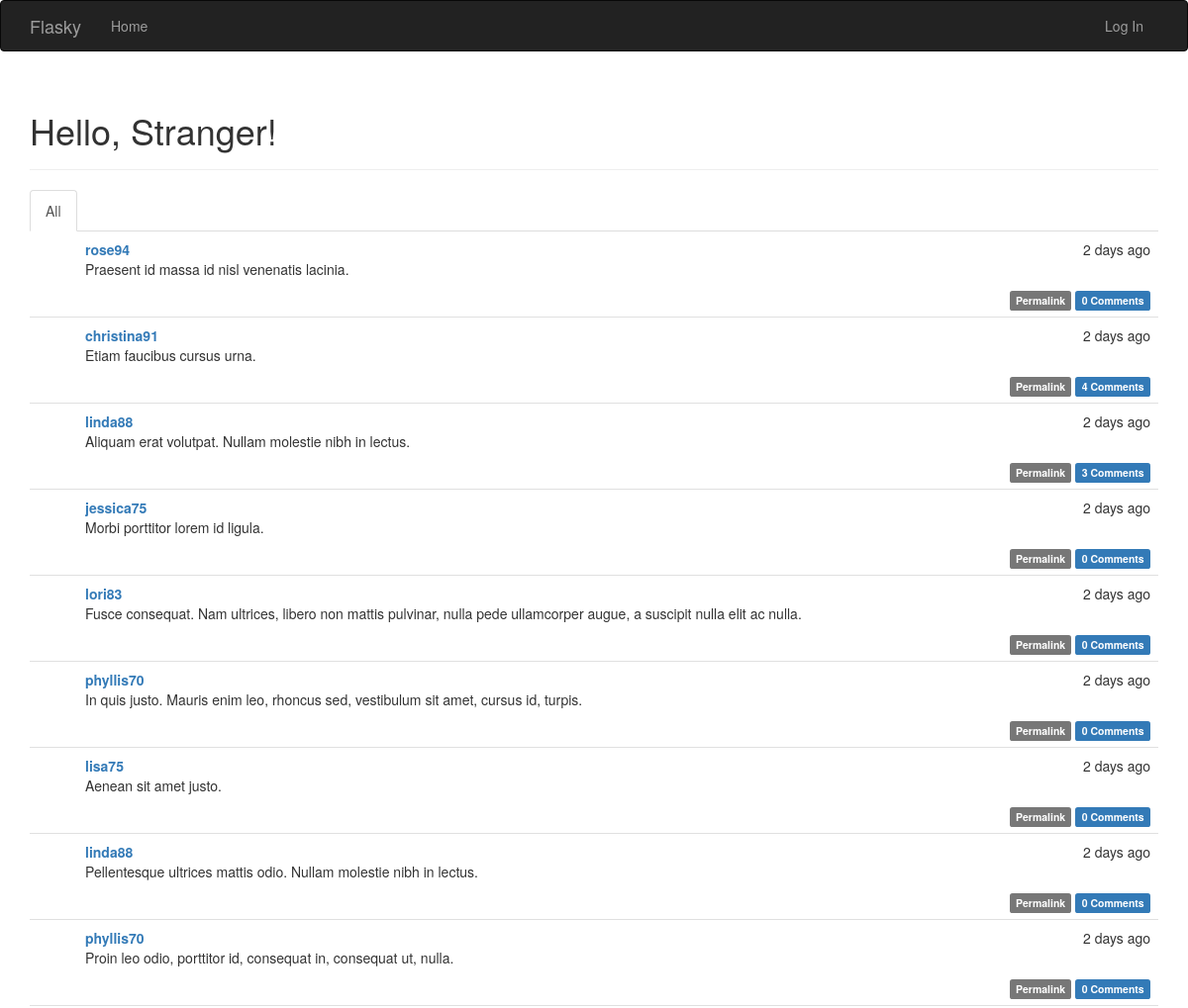
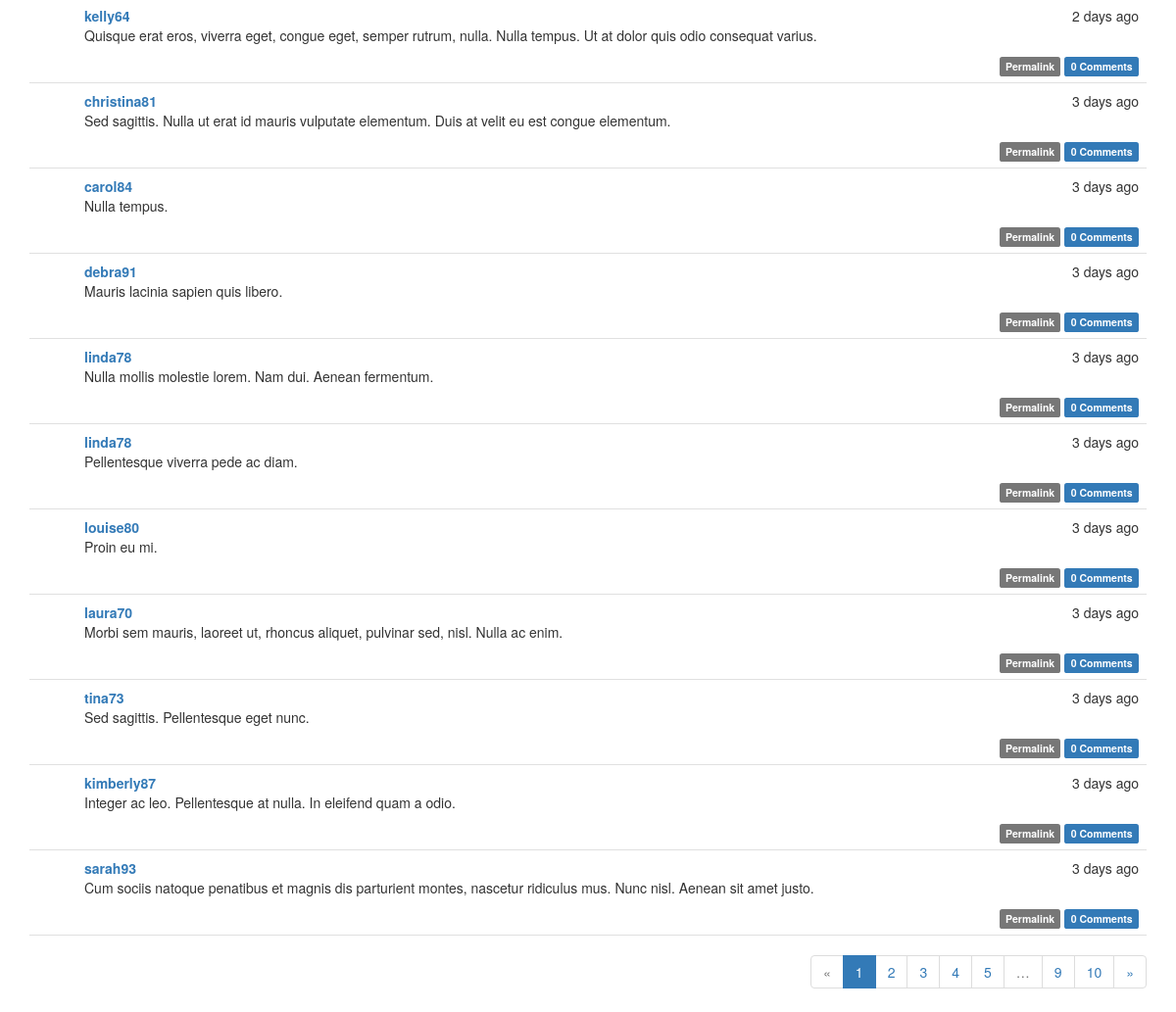
The page / on the database its author committed (2 pictures, top to bottom).
### app/models.py (models this page shows, shortened)
class Post(db.Model):
    __tablename__ = 'posts'
    id = db.Column(db.Integer, primary_key=True)
    body = db.Column(db.Text)
    timestamp = db.Column(db.DateTime, index=True, default=datetime.utcnow)
    author_id = db.Column(db.Integer, db.ForeignKey('users.id'))
    body_html = db.Column(db.Text)
    comments = db.relationship('Comment', backref='post', lazy='dynamic')

class User(UserMixin, db.Model):
    __tablename__ = 'users'
    id = db.Column(db.Integer, primary_key=True)
    username = db.Column(db.String(64), unique=True, index=True)
    email = db.Column(db.String(64), unique=True, index=True)
    role_id = db.Column(db.Integer, db.ForeignKey('roles.id'))
    password_hash = db.Column(db.String(128))
    confirmed = db.Column(db.Boolean, default=False)
    name = db.Column(db.String(64))
    location = db.Column(db.String(64))
    about_me = db.Column(db.Text)
    member_since = db.Column(db.DateTime(), default=datetime.utcnow)
    last_seen = db.Column(db.DateTime(), default=datetime.utcnow)
    posts = db.relationship('Post', backref='author', lazy='dynamic')
    followed = db.relationship('Follow',
                               foreign_keys=[Follow.follower_id],
                               backref=db.backref('follower', lazy='joined'),
                               lazy='dynamic',
                               cascade='all, delete-orphan')
    followers = db.relationship('Follow',
                                foreign_keys=[Follow.followed_id],
                                backref=db.backref('followed', lazy='joined'),
                                lazy='dynamic',
                                cascade='all, delete-orphan')
    comments = db.relationship('Comment', backref='author', lazy='dynamic')
    @property
    def password(self):
        raise AttributeError('password is not a readable attribute')

### app/main/views.py (the view)
@main.route('/', methods=['GET', 'POST'])
def index():
    form = PostForm()
    if current_user.can(Permission.WRITE_ARTICLES) and form.validate_on_submit():
        post = Post(body=form.body.data, author=current_user._get_current_object())
        db.session.add(post)
        return redirect(url_for('.index'))
    page = request.args.get('page', 1, type=int)
    show_followed = False
    if current_user.is_authenticated:
        show_followed = bool(request.cookies.get('show_followed', ''))
    if show_followed:
        query = current_user.followed_posts
    else:
        query = Post.query
    pagination = query.order_by(Post.timestamp.desc()).paginate(
        page, per_page=current_app.config['FLASKY_POSTS_PER_PAGE'],
        error_out=False)
    posts = pagination.items
    return render_template('index.html', form=form, posts=posts,
                           show_followed=show_followed, pagination=pagination)

### app/auth/views.py (called while the page is built)
@auth.before_app_request
def before_request():
    if current_user.is_authenticated:
        current_user.ping()
        if not current_user.confirmed \
                and request.endpoint[:5] != 'auth.' \
                and request.endpoint != 'static':
            return redirect(url_for('auth.unconfirmed'))

### app/main/__init__.py (called while the page is built)
@main.app_context_processor
def inject_permissions():
    return dict(Permission=Permission)

### app/models.py (called while the page is built)
    def can(self, permissions):
        return False

    def is_administrator(self):
        return False

### app/templates/index.html (shortened to what this page needs)
{% extends "base.html" %}
{% import "bootstrap/wtf.html" as wtf %}
{% import "_macros.html" as macros %}
{% block page_content %}
<div class="page-header">
    <h1>Hello, {% if current_user.is_authenticated %}{{ current_user.username }}{% else %}Stranger{% endif %}!</h1>
</div>
<div class="post-tabs">
    <ul class="nav nav-tabs">
        <li{% if not show_followed %} class="active"{% endif %}><a href="{{ url_for('.show_all') }}">All</a></li>
    </ul>
    {% include '_posts.html' %}
</div>
{% if pagination %}
<div class="pagination">
    {{ macros.pagination_widget(pagination, '.index') }}
</div>
{% endif %}
{% endblock %}

### app/templates/_posts.html (shortened to what this page needs)
<ul class="posts">
    {% for post in posts %}
    <li class="post">
        <div class="post-content">
            <div class="post-date">{{ moment(post.timestamp).fromNow() }}</div>
            <div class="post-author"><a href="{{ url_for('.user', username=post.author.username) }}">{{ post.author.username }}</a></div>
            <div class="post-body">
                {% if post.body_html %}
                    {{ post.body_html | safe }}
                {% else %}
                    {{ post.body }}
                {% endif %}
            </div>
            <div class="post-footer">
                <a href="{{ url_for('.post', id=post.id) }}">
                    <span class="label label-default">Permalink</span>
                </a>
                <a href="{{ url_for('.post', id=post.id) }}#comments">
                    <span class="label label-primary">{{ post.comments.count() }} Comments</span>
                </a>
            </div>
        </div>
    </li>
    {% endfor %}
</ul>

### app/static/styles.css (style rules this page uses)
div.post-tabs { margin-top: 16px; }
ul.posts { list-style-type: none; padding: 0px; margin: 16px 0px 0px 0px; border-top: 1px solid #e0e0e0; }
div.post-tabs ul.posts { margin: 0px; border-top: none; }
ul.posts li.post { padding: 8px; border-bottom: 1px solid #e0e0e0; }
div.post-date { float: right; }
div.post-author { font-weight: bold; }
div.post-content { margin-left: 48px; min-height: 48px; }
div.post-footer { text-align: right; }
div.pagination { width: 100%; text-align: right; padding: 0px; margin: 0px; }

### rows shown on the page
Post: timestamp "2 days ago", author.username "rose94", body_html "Praesent id massa id nisl venenatis lacinia.", comments.count "0"
Post: timestamp "2 days ago", author.username "christina91", body_html "Etiam faucibus cursus urna.", comments.count "4"
Post: timestamp "2 days ago", author.username "linda88", body_html "Aliquam erat volutpat. Nullam molestie nibh in lectus.", comments.count "3"
Post: timestamp "2 days ago", author.username "jessica75", body_html "Morbi porttitor lorem id ligula.", comments.count "0"
Post: timestamp "2 days ago", author.username "lori83", body_html "Fusce consequat. Nam ultrices, libero non mattis pulvinar, nulla pede ullamcorper augue, a suscipit nulla elit ac nulla.", comments.count "0"
Post: timestamp "2 days ago", author.username "phyllis70", body_html "In quis justo. Mauris enim leo, rhoncus sed, vestibulum sit amet, cursus id, turpis.", comments.count "0"
Post: timestamp "2 days ago", author.username "lisa75", body_html "Aenean sit amet justo.", comments.count "0"
Post: timestamp "2 days ago", author.username "linda88", body_html "Pellentesque ultrices mattis odio. Nullam molestie nibh in lectus.", comments.count "0"
Post: timestamp "2 days ago", author.username "phyllis70", body_html "Proin leo odio, porttitor id, consequat in, consequat ut, nulla.", comments.count "0"
Post: timestamp "2 days ago", author.username "kelly64", body_html "Quisque erat eros, viverra eget, congue eget, semper rutrum, nulla. Nulla tempus. Ut at dolor quis odio consequat varius.", comments.count "0"
Post: timestamp "3 days ago", author.username "christina81", body_html "Sed sagittis. Nulla ut erat id mauris vulputate elementum. Duis at velit eu est congue elementum.", comments.count "0"
Post: timestamp "3 days ago", author.username "carol84", body_html "Nulla tempus.", comments.count "0"
Post: timestamp "3 days ago", author.username "debra91", body_html "Mauris lacinia sapien quis libero.", comments.count "0"
Post: timestamp "3 days ago", author.username "linda78", body_html "Nulla mollis molestie lorem. Nam dui. Aenean fermentum.", comments.count "0"
Post: timestamp "3 days ago", author.username "linda78", body_html "Pellentesque viverra pede ac diam.", comments.count "0"
Post: timestamp "3 days ago", author.username "louise80", body_html "Proin eu mi.", comments.count "0"
Post: timestamp "3 days ago", author.username "laura70", body_html "Morbi sem mauris, laoreet ut, rhoncus aliquet, pulvinar sed, nisl. Nulla ac enim.", comments.count "0"
Post: timestamp "3 days ago", author.username "tina73", body_html "Sed sagittis. Pellentesque eget nunc.", comments.count "0"
Post: timestamp "3 days ago", author.username "kimberly87", body_html "Integer ac leo. Pellentesque at nulla. In eleifend quam a odio.", comments.count "0"
Post: timestamp "3 days ago", author.username "sarah93", body_html "Cum sociis natoque penatibus et magnis dis parturient montes, nascetur ridiculus mus. Nunc nisl. Aenean sit amet justo.", comments.count "0"

### other values the page prints
{{ p }} "1"
{{ p }} "2" "3" "4" "5" "9" "10"
